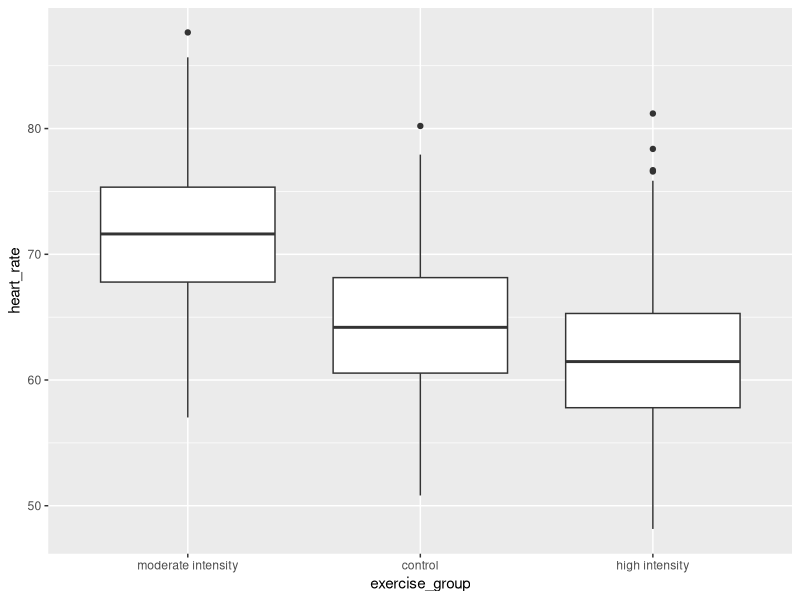
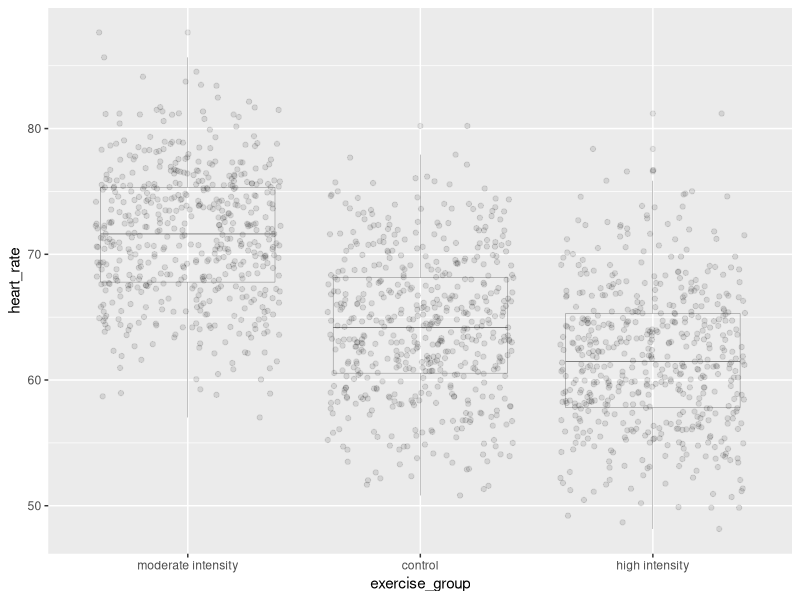
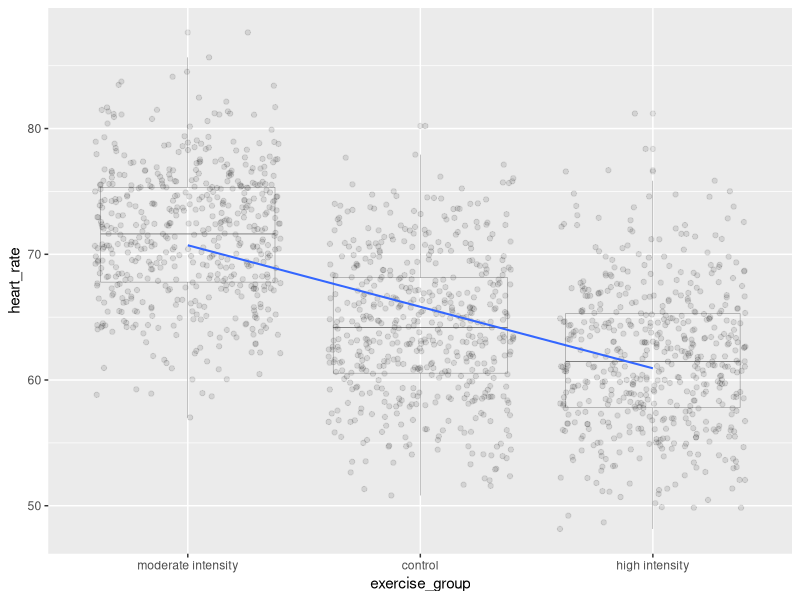

Here is the R script that generated these plots, in order:
## ---- chunk 1
library(tidyverse)
library(knitr)
library(kableExtra)
heart_rate <- read_csv("data/simulated_heart_rates.csv")
## ---- chunk 2
heart_rate %>% 
  mutate(exercise_group = fct_reorder(exercise_group,
                                      heart_rate,
                                      .fun='mean',
                                      .desc = TRUE))  %>% 
  ggplot(aes(exercise_group, heart_rate)) + 
  geom_boxplot()
## ---- chunk 3
anova(lm(heart_rate ~ exercise_group, data = heart_rate))
## ---- chunk 4
text_tbl <- data.frame('source of variation' = c('treatment', 
                                                 'error', 
                                                 'total'),
                       'df' = c("$k - 1$", "$k(n - 1)$", "$nk - 1$"),
                       'SS' = c("$n\\sum(\\bar{y_i} - \\bar{y_.})^2$",
                                "$\\sum\\sum({y_{ij}} - \\bar{y_i})^2$",
                                "$\\sum\\sum({y_{ij}} - \\bar{y_.})^2$"),
                       'MS=SS/df' = c("TMS", "EMS", "   "),
                       'F' = c("TMS/EMS", "   ", "   "),
                       'p-value' = c("prob(>F)", "   ", "   ")
                       )
colnames(text_tbl) = c('source of variation', 'df', 'SS', 
                       'MS=SS/df', 'F', 'p-value')
kable(text_tbl,
      caption = 'ANOVA Table for Completely Randomized Design with One Treatment Factor with k levels and n Observations per Treatment') 
## ---- chunk 5
heart_rate %>% mutate(exercise_group = fct_reorder(exercise_group, 
                                                   heart_rate, 
                                                   .fun='median', 
                                                   .desc = TRUE))  %>% 
  ggplot(aes(exercise_group, heart_rate)) + 
  geom_boxplot(alpha=0.1, linewidth=0.1) +
  geom_jitter(alpha=0.1) 
## ---- chunk 6
heart_rate %>% mutate(exercise_group = fct_reorder(exercise_group, 
                                                   heart_rate, 
                                                   .fun='mean', 
                                                   .desc = TRUE))  %>% 
  ggplot(aes(exercise_group, heart_rate)) + 
  geom_boxplot(alpha=0.1, linewidth=0.1) +
  geom_jitter(alpha=0.1) +
  geom_smooth(method = "lm", 
              aes(group=1), 
              se=FALSE, 
              linewidth=0.7)
## ---- chunk 7
heart_rate %>% 
  group_by(exercise_group) %>% 
  summarise(mean = mean(heart_rate))
## ---- chunk 8
confint(lm(heart_rate ~ exercise_group, data = heart_rate))
## ---- chunk 9
lm(heart_rate ~ exercise_group, data = heart_rate)
## ---- chunk 10
### save the linear model as an object
model <- lm(heart_rate ~ exercise_group, data = heart_rate)
### predict heart rates for a new group of controls
predict(model, 
        data.frame(exercise_group = "control"), 
        interval = "prediction", 
        level = 0.95)
## ---- chunk 11
lm(heart_rate ~ exercise_group, data = heart_rate)
## ---- chunk 12
summary(lm(heart_rate ~ exercise_group + sex, data = heart_rate))
## ---- chunk 13
summary(lm(heart_rate ~ exercise_group + sex + age, data = heart_rate))
## ---- chunk 14
# delta = the observed effect size between groups
# sd = standard deviation
# significance level (Type 1 error probability or false positive rate) = 0.05
# type = two-sample t-test
# What is the minimum sample size we would need at 80% power?

controlMean <- heart_rate %>%
  filter(exercise_group == "control") %>%
  summarise(mean = mean(heart_rate)) 
moderateMean <- heart_rate %>%
  filter(exercise_group == "moderate intensity") %>%
  summarise(mean = mean(heart_rate)) 
delta <- controlMean - moderateMean
power.t.test(delta = delta[[1]], sd = sd(heart_rate$heart_rate), 
             sig.level = 0.05, type = "two.sample", power = 0.8)
